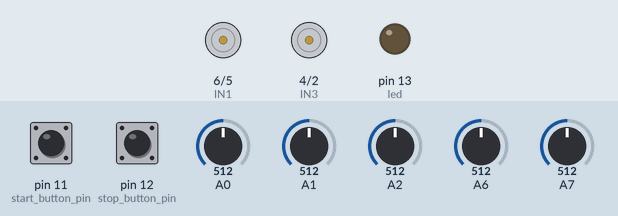
Recording of a sketch running on a simulated Arduino Uno, built with avr-gcc and run on an emulated ATmega328P. Parts: motor-driver pin pairs drawn as motors (green arrow = first pin HIGH = forward, orange = second pin HIGH = backward, longer = more drive, scaled by the enable pin), output pins drawn as LEDs (lit = HIGH). The inputs (shaded band) are chosen by the test bench; at power-on: pin 11 (start_button_pin) HIGH, A0 = 512, pin 12 (stop_button_pin) HIGH, A1 = 512, A2 = 512, A6 = 512, A7 = 512.

Above: at 1.2 s.
1.3 s: pin 11 (start_button_pin) pulled LOW for 0.15 s
At 1.7 s:
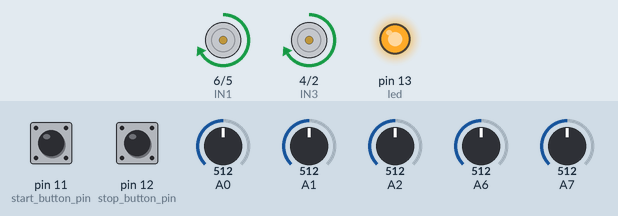
2.9 s: A0 set to 546
At 4.1 s:
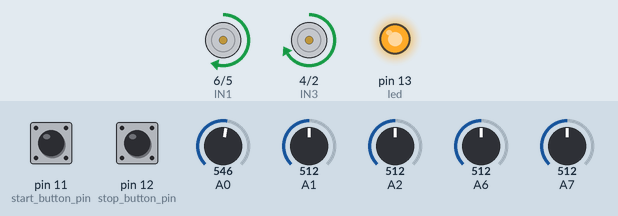
4.4 s: pin 12 (stop_button_pin) pulled LOW for 0.15 s
At 5.3 s:
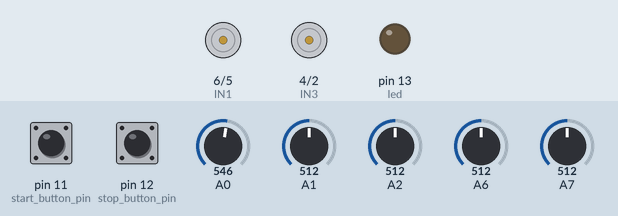
6.0 s: pin 11 (start_button_pin) pulled LOW for 1 s
At 6.5 s:
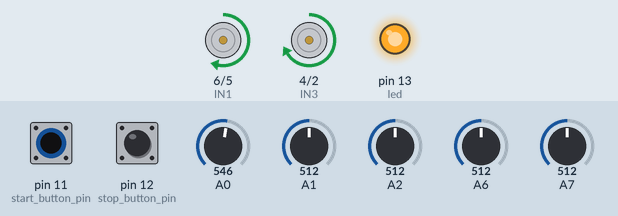
8.5 s: pin 12 (stop_button_pin) pulled LOW for 1 s
At 9.6 s:
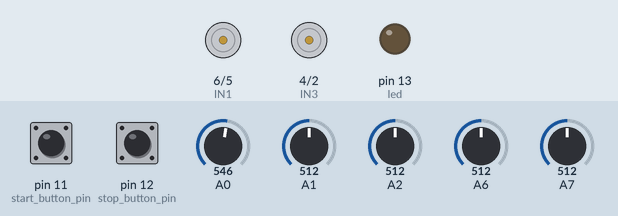
11.0 s: pin 11 (start_button_pin) driven LOW and pin 12 (stop_button_pin) driven LOW
At 12.5 s:
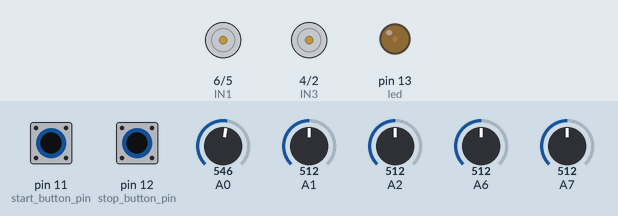
Timing chart, 0 to 13.5 s (numbered marks = the images above; inputs shaded):
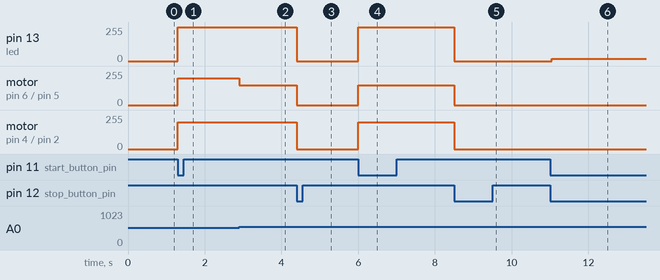

The sketch:

5_IR_v1.ino
```cpp
// Motor pin defines
#define IN1 6  // Motor B (Right) forward
#define IN2 5  // Motor B (Right) backward
#define IN3 4  // Motor A (Left) forward
#define IN4 2  // Motor A (Left) backward
#define enA 9  // Motor A (Left) speed control (PWM)
#define enB 3  // Motor B (Right) speed control (PWM)

// Sensor variables
int s[5];                  // Array to store sensor readings
int threshold = 531;        // Threshold to detect the line (Adjust as needed)

// Push buttons and LED
int start_button_pin = 11;  // Start button pin
int stop_button_pin = 12;   // Stop button pin
int led = 13;               // Built-in LED for status indication
bool is_running = false;    // Flag to track whether the robot is running or stopped

void setup() {
  // Motor pins as OUTPUT
  pinMode(IN1, OUTPUT);
  pinMode(IN2, OUTPUT);
  pinMode(IN3, OUTPUT);
  pinMode(IN4, OUTPUT);

  // Buttons and LED setup
  pinMode(start_button_pin, INPUT_PULLUP);  // Pull-up resistor to avoid floating values
  pinMode(stop_button_pin, INPUT_PULLUP);
  pinMode(led, OUTPUT);  // Built-in LED for status

  // Start Serial Monitor for debugging
  Serial.begin(9600);
}

void loop() {
  // Read the state of start and stop buttons
  bool start_button_state = digitalRead(start_button_pin);
  bool stop_button_state = digitalRead(stop_button_pin);

  // Start the robot if the start button is pressed
  if (start_button_state == LOW) {
    is_running = true;
    digitalWrite(led, HIGH);  // Turn on LED to indicate the robot is running
  }

  // Stop the robot if the stop button is pressed
  if (stop_button_state == LOW) {
    is_running = false;
    digitalWrite(led, LOW);  // Turn off LED to indicate the robot is stopped
    motor(0, 0);  // Stop both motors
  }

  // If the robot is running, perform line following
  if (is_running) {
    basic_line_following();
  }
}

// Basic line-following function
void basic_line_following() {
  int left_motor_speed = 200;  // Constant speed for motors
  int right_motor_speed = 200;

  // Read the sensor values
  read_sensors();

  // Check sensor readings and adjust motor speeds accordingly
  if (s[0] == 1) {
    // Leftmost sensor detects the line, turn left
    motor(left_motor_speed - 50, right_motor_speed);
  } else if (s[4] == 1) {
    // Rightmost sensor detects the line, turn right
    motor(left_motor_speed, right_motor_speed - 50);
  } else {
    // If neither extreme sensor detects the line, move straight
    motor(left_motor_speed, right_motor_speed);
  }
}

// Function to read the sensor values
void read_sensors() {
  for (byte i = 0; i < 5; i++) {
    // Read sensors A0, A1, A2, A6, A7
    if (i > 2) {
      s[i] = analogRead(i + 3);  // Read sensors A6 and A7
    } else {
      s[i] = analogRead(i);      // Read sensors A0, A1, A2
    }
    // Convert the analog value to a digital value based on the threshold
    if (s[i] > threshold) s[i] = 1;  // Line detected
    else s[i] = 0;  // No line detected
  }
}

// Function to control the motors
void motor(int left_speed, int right_speed) {
  // Motor A (Left) control
  if (left_speed > 0) {
    digitalWrite(IN3, HIGH);
    digitalWrite(IN4, LOW);
  } else {
    digitalWrite(IN3, LOW);
    digitalWrite(IN4, HIGH);
    left_speed = -left_speed;  // Reverse speed if going backward
  }

  // Motor B (Right) control
  if (right_speed > 0) {
    digitalWrite(IN1, HIGH);
    digitalWrite(IN2, LOW);
  } else {
    digitalWrite(IN1, LOW);
    digitalWrite(IN2, HIGH);
    right_speed = -right_speed;  // Reverse speed if going backward
  }

  // Limit motor speed to a maximum value (0-255 for PWM)
  if (left_speed > 255) left_speed = 255;
  if (right_speed > 255) right_speed = 255;

  // Set motor speeds using PWM
  analogWrite(enA, left_speed);
  analogWrite(enB, right_speed);
}
```

Measured:
- the behaviour switches between 531 and 532 on A0 (found by bisection; images 1 and 2)
- after the input at 1.3 s, pin 13 (led): 0/255 → 255/255 at once; motor on pin 6 (IN1) / pin 5 (IN2), motor on pin 4 (IN3) / pin 2 (IN4): stopped → forward 200/255 at once
- after the input at 2.9 s, motor on pin 6 (IN1) / pin 5 (IN2): forward 200/255 → forward 150/255 at once
- after the input at 4.4 s, pin 13 (led): 255/255 → 0/255 at once; motor on pin 6 (IN1) / pin 5 (IN2): forward 150/255 → stopped at once; motor on pin 4 (IN3) / pin 2 (IN4): forward 200/255 → stopped at once
- after the input at 6.0 s, pin 13 (led): 0/255 → 255/255 at once; motor on pin 6 (IN1) / pin 5 (IN2): stopped → forward 150/255 at once; motor on pin 4 (IN3) / pin 2 (IN4): stopped → forward 200/255 at once
- after the input at 8.5 s, pin 13 (led): 255/255 → 0/255 at once; motor on pin 6 (IN1) / pin 5 (IN2): forward 150/255 → stopped at once; motor on pin 4 (IN3) / pin 2 (IN4): forward 200/255 → stopped at once
- after the input at 11.0 s, pin 13 (led): 0/255 → 18/255 at once
